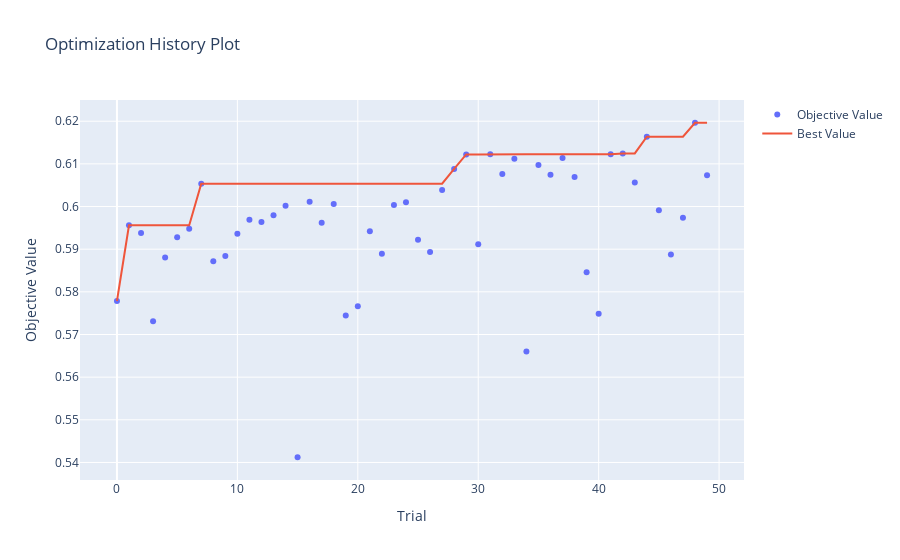
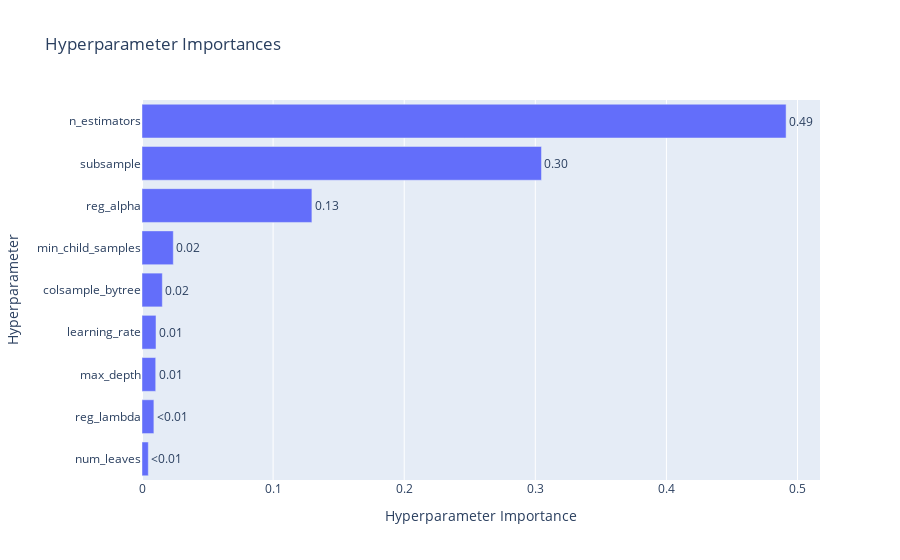

The notebook cell these images were saved under, in order:
### Code cell
import optuna.visualization

# Visualization of optimization trajectory & parameter importance
optuna.visualization.plot_optimization_history(study).show()
optuna.visualization.plot_param_importances(study).show()

### Figure 1 — Plotly figure (JSON) as saved in the notebook; plotly's stock layout.template omitted (floating-point values rounded to 4 significant figures)
{"data": [{"mode": "markers", "name": "Objective Value", "type": "scatter", "x": [0, 1, 2, 3, 4, 5, 6, 7, 8, 9, 10, 11, 12, 13, 14, 15, 16, 17, 18, 19, 20, 21, 22, 23, 24, 25, 26, 27, 28, 29, 30, 31, 32, 33, 34, 35, 36, 37, 38, 39, 40, 41, 42, 43, 44, 45, 46, 47, 48, 49], "y": [0.5779, 0.5956, 0.5938, 0.5731, 0.588, 0.5928, 0.5948, 0.6054, 0.5871, 0.5884, 0.5936, 0.5969, 0.5964, 0.5979, 0.6002, 0.5412, 0.6011, 0.5962, 0.6006, 0.5745, 0.5766, 0.5942, 0.5889, 0.6004, 0.601, 0.5922, 0.5893, 0.6039, 0.6088, 0.6122, 0.5912, 0.6123, 0.6076, 0.6112, 0.566, 0.6097, 0.6075, 0.6114, 0.6069, 0.5846, 0.5749, 0.6123, 0.6124, 0.6056, 0.6164, 0.5992, 0.5888, 0.5974, 0.6196, 0.6073]}, {"mode": "lines", "name": "Best Value", "type": "scatter", "x": [0, 1, 2, 3, 4, 5, 6, 7, 8, 9, 10, 11, 12, 13, 14, 15, 16, 17, 18, 19, 20, 21, 22, 23, 24, 25, 26, 27, 28, 29, 30, 31, 32, 33, 34, 35, 36, 37, 38, 39, 40, 41, 42, 43, 44, 45, 46, 47, 48, 49], "y": [0.5779, 0.5956, 0.5956, 0.5956, 0.5956, 0.5956, 0.5956, 0.6054, 0.6054, 0.6054, 0.6054, 0.6054, 0.6054, 0.6054, 0.6054, 0.6054, 0.6054, 0.6054, 0.6054, 0.6054, 0.6054, 0.6054, 0.6054, 0.6054, 0.6054, 0.6054, 0.6054, 0.6054, 0.6088, 0.6122, 0.6122, 0.6123, 0.6123, 0.6123, 0.6123, 0.6123, 0.6123, 0.6123, 0.6123, 0.6123, 0.6123, 0.6123, 0.6124, 0.6124, 0.6164, 0.6164, 0.6164, 0.6164, 0.6196, 0.6196]}, {"marker": {"color": "#cccccc"}, "mode": "markers", "name": "Infeasible Trial", "showlegend": false, "type": "scatter", "x": [], "y": []}], "layout": {"title": {"text": "Optimization History Plot"}, "xaxis": {"title": {"text": "Trial"}}, "yaxis": {"title": {"text": "Objective Value"}}}}

### Figure 2 — Plotly figure (JSON) as saved in the notebook; plotly's stock layout.template omitted (floating-point values rounded to 4 significant figures)
{"data": [{"cliponaxis": false, "hovertemplate": ["num_leaves (IntDistribution): 0.0048190207614547675<extra></extra>", "reg_lambda (FloatDistribution): 0.009069286114505522<extra></extra>", "max_depth (IntDistribution): 0.01045760074650356<extra></extra>", "learning_rate (FloatDistribution): 0.010674751737115537<extra></extra>", "colsample_bytree (FloatDistribution): 0.015509647086694363<extra></extra>", "min_child_samples (IntDistribution): 0.023891707157847653<extra></extra>", "reg_alpha (FloatDistribution): 0.12958945063212085<extra></extra>", "subsample (FloatDistribution): 0.30469979145948123<extra></extra>", "n_estimators (IntDistribution): 0.4912887443042763<extra></extra>"], "name": "Objective Value", "orientation": "h", "text": ["<0.01", "<0.01", "0.01", "0.01", "0.02", "0.02", "0.13", "0.30", "0.49"], "textposition": "outside", "type": "bar", "x": [0.004819, 0.009069, 0.01046, 0.01067, 0.01551, 0.02389, 0.1296, 0.3047, 0.4913], "y": ["num_leaves", "reg_lambda", "max_depth", "learning_rate", "colsample_bytree", "min_child_samples", "reg_alpha", "subsample", "n_estimators"]}], "layout": {"title": {"text": "Hyperparameter Importances"}, "xaxis": {"title": {"text": "Hyperparameter Importance"}}, "yaxis": {"title": {"text": "Hyperparameter"}}}}
